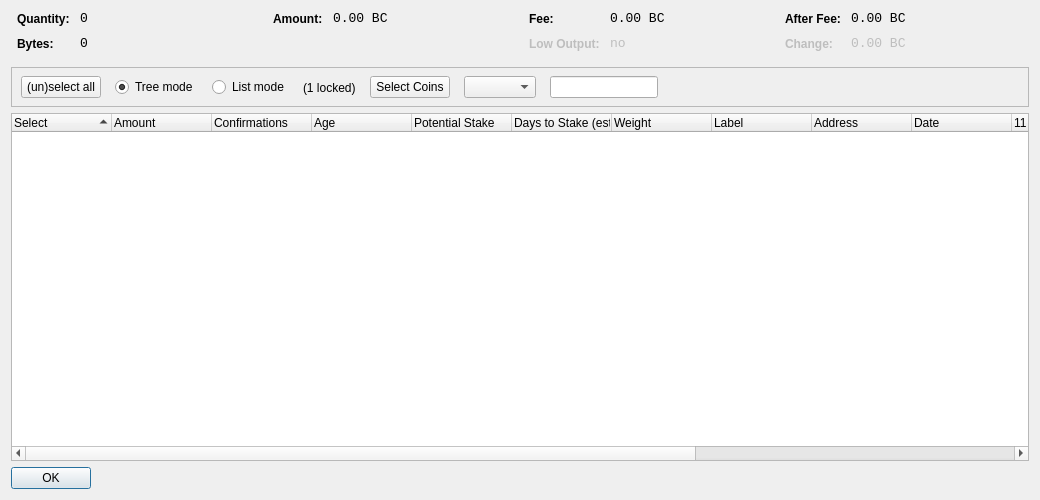
<?xml version="1.0" encoding="UTF-8"?>
<ui version="4.0">
 <class>CoinControlDialog</class>
 <widget class="QDialog" name="CoinControlDialog">
  <property name="geometry">
   <rect>
    <x>0</x>
    <y>0</y>
    <width>1040</width>
    <height>500</height>
   </rect>
  </property>
  <property name="windowTitle">
   <string>Coin Control</string>
  </property>
  <layout class="QVBoxLayout" name="verticalLayout">
   <item>
    <layout class="QHBoxLayout" name="horizontalLayoutTop" stretch="0,0,0,0">
     <property name="topMargin">
      <number>0</number>
     </property>
     <property name="bottomMargin">
      <number>10</number>
     </property>
     <item>
      <layout class="QFormLayout" name="formLayoutCoinControl1">
       <property name="horizontalSpacing">
        <number>10</number>
       </property>
       <property name="verticalSpacing">
        <number>10</number>
       </property>
       <property name="leftMargin">
        <number>6</number>
       </property>
       <property name="rightMargin">
        <number>6</number>
       </property>
       <item row="0" column="0">
        <widget class="QLabel" name="labelCoinControlQuantityText">
         <property name="styleSheet">
          <string notr="true">font-weight:bold;</string>
         </property>
         <property name="text">
          <string>Quantity:</string>
         </property>
        </widget>
       </item>
       <item row="0" column="1">
        <widget class="QLabel" name="labelCoinControlQuantity">
         <property name="font">
          <font>
           <family>Monospace</family>
           <pointsize>10</pointsize>
          </font>
         </property>
         <property name="cursor">
          <cursorShape>IBeamCursor</cursorShape>
         </property>
         <property name="contextMenuPolicy">
          <enum>Qt::ActionsContextMenu</enum>
         </property>
         <property name="text">
          <string notr="true">0</string>
         </property>
         <property name="textInteractionFlags">
          <set>Qt::LinksAccessibleByMouse|Qt::TextSelectableByKeyboard|Qt::TextSelectableByMouse</set>
         </property>
        </widget>
       </item>
       <item row="1" column="0">
        <widget class="QLabel" name="labelCoinControlBytesText">
         <property name="styleSheet">
          <string notr="true">font-weight:bold;</string>
         </property>
         <property name="text">
          <string>Bytes:</string>
         </property>
        </widget>
       </item>
       <item row="1" column="1">
        <widget class="QLabel" name="labelCoinControlBytes">
         <property name="font">
          <font>
           <family>Monospace</family>
           <pointsize>10</pointsize>
          </font>
         </property>
         <property name="cursor">
          <cursorShape>IBeamCursor</cursorShape>
         </property>
         <property name="contextMenuPolicy">
          <enum>Qt::ActionsContextMenu</enum>
         </property>
         <property name="text">
          <string notr="true">0</string>
         </property>
         <property name="textInteractionFlags">
          <set>Qt::LinksAccessibleByMouse|Qt::TextSelectableByKeyboard|Qt::TextSelectableByMouse</set>
         </property>
        </widget>
       </item>
      </layout>
     </item>
     <item>
      <layout class="QFormLayout" name="formLayoutCoinControl2">
       <property name="horizontalSpacing">
        <number>10</number>
       </property>
       <property name="verticalSpacing">
        <number>10</number>
       </property>
       <property name="leftMargin">
        <number>6</number>
       </property>
       <property name="rightMargin">
        <number>6</number>
       </property>
       <item row="0" column="0">
        <widget class="QLabel" name="labelCoinControlAmountText">
         <property name="styleSheet">
          <string notr="true">font-weight:bold;</string>
         </property>
         <property name="text">
          <string>Amount:</string>
         </property>
        </widget>
       </item>
       <item row="0" column="1">
        <widget class="QLabel" name="labelCoinControlAmount">
         <property name="font">
          <font>
           <family>Monospace</family>
           <pointsize>10</pointsize>
          </font>
         </property>
         <property name="cursor">
          <cursorShape>IBeamCursor</cursorShape>
         </property>
         <property name="contextMenuPolicy">
          <enum>Qt::ActionsContextMenu</enum>
         </property>
         <property name="text">
          <string notr="true">0.00 BC</string>
         </property>
         <property name="textInteractionFlags">
          <set>Qt::LinksAccessibleByMouse|Qt::TextSelectableByKeyboard|Qt::TextSelectableByMouse</set>
         </property>
        </widget>
       </item>
      </layout>
     </item>
     <item>
      <layout class="QFormLayout" name="formLayoutCoinControl3">
       <property name="horizontalSpacing">
        <number>10</number>
       </property>
       <property name="verticalSpacing">
        <number>10</number>
       </property>
       <property name="leftMargin">
        <number>6</number>
       </property>
       <property name="rightMargin">
        <number>6</number>
       </property>
       <item row="0" column="0">
        <widget class="QLabel" name="labelCoinControlFeeText">
         <property name="styleSheet">
          <string notr="true">font-weight:bold;</string>
         </property>
         <property name="text">
          <string>Fee:</string>
         </property>
        </widget>
       </item>
       <item row="0" column="1">
        <widget class="QLabel" name="labelCoinControlFee">
         <property name="font">
          <font>
           <family>Monospace</family>
           <pointsize>10</pointsize>
          </font>
         </property>
         <property name="cursor">
          <cursorShape>IBeamCursor</cursorShape>
         </property>
         <property name="contextMenuPolicy">
          <enum>Qt::ActionsContextMenu</enum>
         </property>
         <property name="text">
          <string notr="true">0.00 BC</string>
         </property>
         <property name="textInteractionFlags">
          <set>Qt::LinksAccessibleByMouse|Qt::TextSelectableByKeyboard|Qt::TextSelectableByMouse</set>
         </property>
        </widget>
       </item>
       <item row="1" column="0">
        <widget class="QLabel" name="labelCoinControlLowOutputText">
         <property name="enabled">
          <bool>false</bool>
         </property>
         <property name="styleSheet">
          <string notr="true">font-weight:bold;</string>
         </property>
         <property name="text">
          <string>Low Output:</string>
         </property>
        </widget>
       </item>
       <item row="1" column="1">
        <widget class="QLabel" name="labelCoinControlLowOutput">
         <property name="enabled">
          <bool>false</bool>
         </property>
         <property name="font">
          <font>
           <family>Monospace</family>
           <pointsize>10</pointsize>
          </font>
         </property>
         <property name="cursor">
          <cursorShape>IBeamCursor</cursorShape>
         </property>
         <property name="contextMenuPolicy">
          <enum>Qt::ActionsContextMenu</enum>
         </property>
         <property name="text">
          <string notr="true">no</string>
         </property>
         <property name="textInteractionFlags">
          <set>Qt::LinksAccessibleByMouse|Qt::TextSelectableByKeyboard|Qt::TextSelectableByMouse</set>
         </property>
        </widget>
       </item>
      </layout>
     </item>
     <item>
      <layout class="QFormLayout" name="formLayoutCoinControl4">
       <property name="fieldGrowthPolicy">
        <enum>QFormLayout::AllNonFixedFieldsGrow</enum>
       </property>
       <property name="horizontalSpacing">
        <number>10</number>
       </property>
       <property name="verticalSpacing">
        <number>10</number>
       </property>
       <property name="leftMargin">
        <number>6</number>
       </property>
       <property name="rightMargin">
        <number>6</number>
       </property>
       <item row="0" column="0">
        <widget class="QLabel" name="labelCoinControlAfterFeeText">
         <property name="styleSheet">
          <string notr="true">font-weight:bold;</string>
         </property>
         <property name="text">
          <string>After Fee:</string>
         </property>
        </widget>
       </item>
       <item row="0" column="1">
        <widget class="QLabel" name="labelCoinControlAfterFee">
         <property name="font">
          <font>
           <family>Monospace</family>
           <pointsize>10</pointsize>
          </font>
         </property>
         <property name="cursor">
          <cursorShape>IBeamCursor</cursorShape>
         </property>
         <property name="contextMenuPolicy">
          <enum>Qt::ActionsContextMenu</enum>
         </property>
         <property name="text">
          <string notr="true">0.00 BC</string>
         </property>
         <property name="textInteractionFlags">
          <set>Qt::LinksAccessibleByMouse|Qt::TextSelectableByKeyboard|Qt::TextSelectableByMouse</set>
         </property>
        </widget>
       </item>
       <item row="1" column="0">
        <widget class="QLabel" name="labelCoinControlChangeText">
         <property name="enabled">
          <bool>false</bool>
         </property>
         <property name="styleSheet">
          <string notr="true">font-weight:bold;</string>
         </property>
         <property name="text">
          <string>Change:</string>
         </property>
        </widget>
       </item>
       <item row="1" column="1">
        <widget class="QLabel" name="labelCoinControlChange">
         <property name="enabled">
          <bool>false</bool>
         </property>
         <property name="font">
          <font>
           <family>Monospace</family>
           <pointsize>10</pointsize>
          </font>
         </property>
         <property name="cursor">
          <cursorShape>IBeamCursor</cursorShape>
         </property>
         <property name="contextMenuPolicy">
          <enum>Qt::ActionsContextMenu</enum>
         </property>
         <property name="text">
          <string notr="true">0.00 BC</string>
         </property>
         <property name="textInteractionFlags">
          <set>Qt::LinksAccessibleByMouse|Qt::TextSelectableByKeyboard|Qt::TextSelectableByMouse</set>
         </property>
        </widget>
       </item>
      </layout>
     </item>
    </layout>
   </item>
   <item>
    <widget class="QFrame" name="frame">
     <property name="minimumSize">
      <size>
       <width>0</width>
       <height>40</height>
      </size>
     </property>
     <property name="frameShape">
      <enum>QFrame::StyledPanel</enum>
     </property>
     <property name="frameShadow">
      <enum>QFrame::Sunken</enum>
     </property>
     <widget class="QWidget" name="horizontalLayoutWidget">
      <property name="geometry">
       <rect>
        <x>10</x>
        <y>0</y>
        <width>781</width>
        <height>41</height>
       </rect>
      </property>
      <layout class="QHBoxLayout" name="horizontalLayoutPanel" stretch="0,0,0,0,0,0,0">
       <property name="spacing">
        <number>14</number>
       </property>
       <item>
        <widget class="QPushButton" name="pushButtonSelectAll">
         <property name="sizePolicy">
          <sizepolicy hsizetype="Maximum" vsizetype="Fixed">
           <horstretch>0</horstretch>
           <verstretch>0</verstretch>
          </sizepolicy>
         </property>
         <property name="text">
          <string>(un)select all</string>
         </property>
        </widget>
       </item>
       <item>
        <widget class="QRadioButton" name="radioTreeMode">
         <property name="sizePolicy">
          <sizepolicy hsizetype="Maximum" vsizetype="Fixed">
           <horstretch>0</horstretch>
           <verstretch>0</verstretch>
          </sizepolicy>
         </property>
         <property name="text">
          <string>Tree mode</string>
         </property>
         <property name="checked">
          <bool>true</bool>
         </property>
        </widget>
       </item>
       <item>
        <widget class="QRadioButton" name="radioListMode">
         <property name="sizePolicy">
          <sizepolicy hsizetype="Maximum" vsizetype="Fixed">
           <horstretch>0</horstretch>
           <verstretch>0</verstretch>
          </sizepolicy>
         </property>
         <property name="text">
          <string>List mode</string>
         </property>
        </widget>
       </item>
       <item>
        <widget class="QLabel" name="labelLocked">
          <property name="text">
            <string notr="true">(1 locked)</string>
          </property>
        </widget>
       </item>
       <item>
        <widget class="QPushButton" name="pushButtonCustomCC">
         <property name="text">
          <string>Select Coins</string>
         </property>
        </widget>
       </item>
       <item>
        <widget class="QComboBox" name="QComboBoxFilterCoins"/>
       </item>
       <item>
        <widget class="QLineEdit" name="lineEditCustomCC">
         <property name="enabled">
          <bool>true</bool>
         </property>
         <property name="sizePolicy">
          <sizepolicy hsizetype="Fixed" vsizetype="Fixed">
           <horstretch>0</horstretch>
           <verstretch>0</verstretch>
          </sizepolicy>
         </property>
         <property name="baseSize">
          <size>
           <width>50</width>
           <height>0</height>
          </size>
         </property>
        </widget>
       </item>
       <item>
        <spacer name="horizontalSpacer">
         <property name="orientation">
          <enum>Qt::Horizontal</enum>
         </property>
         <property name="sizeHint" stdset="0">
          <size>
           <width>40</width>
           <height>20</height>
          </size>
         </property>
        </spacer>
       </item>
      </layout>
     </widget>
    </widget>
   </item>
   <item>
    <widget class="CoinControlTreeWidget" name="treeWidget">
     <property name="contextMenuPolicy">
      <enum>Qt::CustomContextMenu</enum>
     </property>
     <property name="sortingEnabled">
      <bool>false</bool>
     </property>
     <property name="columnCount">
      <number>15</number>
     </property>
     <attribute name="headerShowSortIndicator" stdset="0">
      <bool>true</bool>
     </attribute>
     <attribute name="headerStretchLastSection">
      <bool>false</bool>
     </attribute>
     <column>
      <property name="text">
       <string>Select</string>
      </property>
     </column>
     <column>
      <property name="text">
       <string>Amount</string>
      </property>
     </column>
     <column>
      <property name="text">
       <string>Confirmations</string>
      </property>
      <property name="toolTip">
       <string>Confirmed</string>
      </property>
     </column>
     <column>
      <property name="text">
       <string>Age</string> /** age **/
      </property>
     </column>
	   <column>
      <property name="text">
       <string>Potential Stake</string>
      </property>
     </column>
  	 <column>
      <property name="text">
       <string>Days to Stake (est.)</string>
      </property>
     </column>
     <column>
      <property name="text">
       <string>Weight</string>
      </property>
     </column>
     <column>
      <property name="text">
       <string>Label</string>
      </property>
     </column>
     <column>
      <property name="text">
       <string>Address</string>
      </property>
     </column>
     <column>
      <property name="text">
       <string>Date</string>
      </property>
     </column>
     <column>
      <property name="text">
       <string/>
      </property>
     </column>
     <column>
      <property name="text">
       <string/>
      </property>
     </column>
     <column>
      <property name="text">
       <string/>
      </property>
     </column>
     <column>
      <property name="text">
       <string/>
      </property>
     </column>
     <column>
      <property name="text">
       <string/>
      </property>
     </column>
    </widget>
   </item>
   <item>
    <widget class="QDialogButtonBox" name="buttonBox">
     <property name="sizePolicy">
      <sizepolicy hsizetype="Maximum" vsizetype="Fixed">
       <horstretch>0</horstretch>
       <verstretch>0</verstretch>
      </sizepolicy>
     </property>
     <property name="orientation">
      <enum>Qt::Horizontal</enum>
     </property>
     <property name="standardButtons">
      <set>QDialogButtonBox::Ok</set>
     </property>
    </widget>
   </item>
  </layout>
 </widget>
 <customwidgets>
  <customwidget>
   <class>CoinControlTreeWidget</class>
   <extends>QTreeWidget</extends>
   <header>coincontroltreewidget.h</header>
  </customwidget>
 </customwidgets>
 <resources/>
 <connections/>
</ui>
